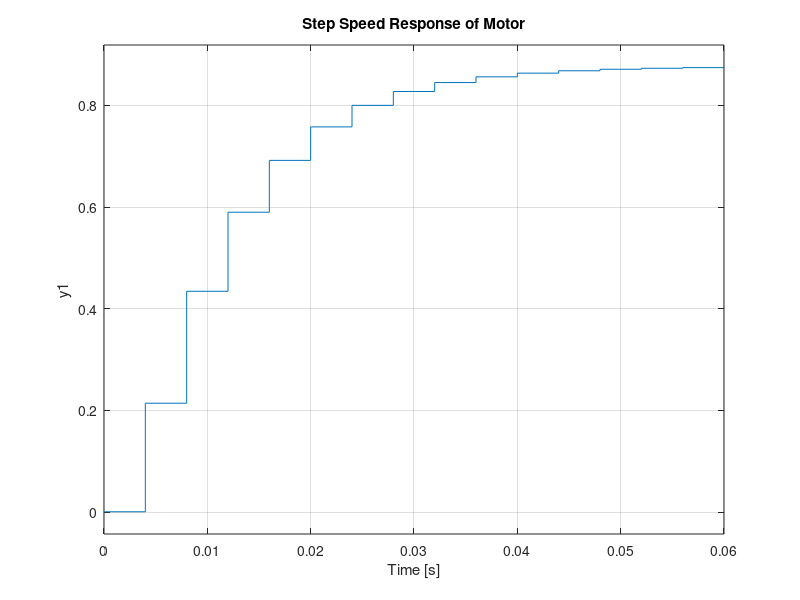
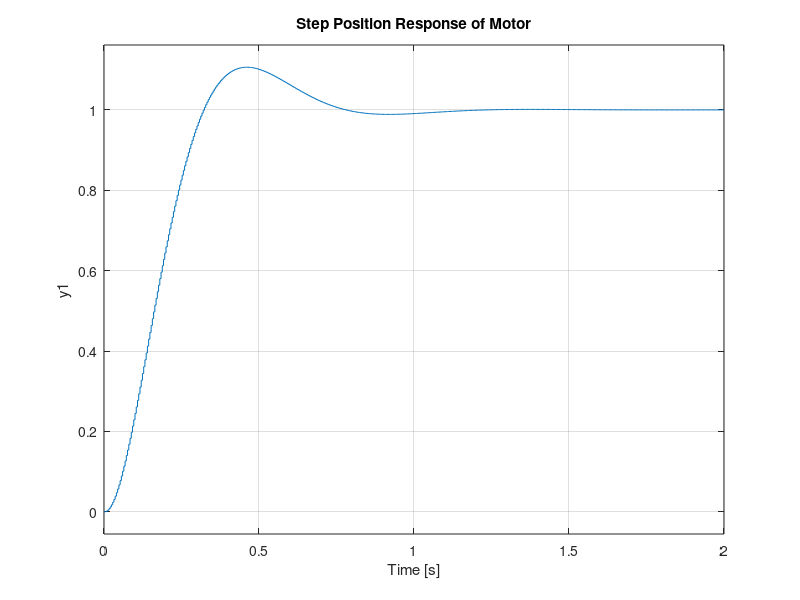

Reproduce these figures in MATLAB, in order.
clear all; close all; clc;
% Motor Parameters
Va=9; %volts
J = 0.01; %Estimated rotational inertia
b = 0.1; %Estimated rotational friction
K = 0.01; %Estimated Motor Constant
R = .921; % Measured armature resistance
L = 590e-6;% Measured armature inductance
Ts=4e-3; %Seconds (proven through arduino's micros() function)

%Motor transfer function:
s = tf('s');
motor_speed = (K*Va)/((J*s+b)*(L*s+R)+K^2);
motor_position = motor_speed*(1/s)

position=c2d(motor_position,Ts)
speed=c2d(motor_speed,Ts);

%pidtool(plant)
%obtained through PIDtool
Kp=6.5991;
Ki=0.64826;
Kd=0.023425;

Gc=pid(Kp,Ki,Kd,0,Ts);
figure('name','Step Speed Response of Motor');
step(feedback(speed*Gc,1)); title('Step Speed Response of Motor');
figure('name','Step Position Response of Motor');
step(feedback(position*Gc,1)); title('Step Position Response of Motor');